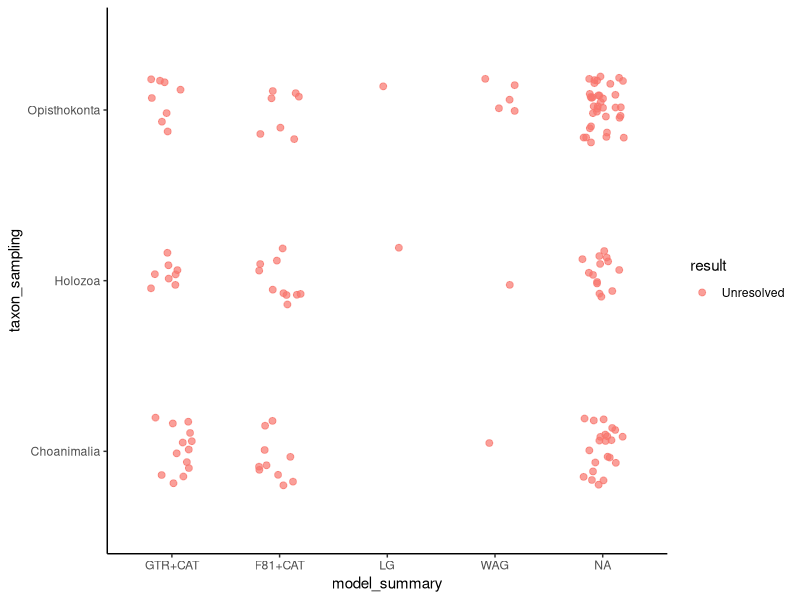

Write the R code that produced this figure.
## ---- chunk 1
knitr::opts_chunk$set(
	message = FALSE,
	warning = FALSE,
	echo=FALSE,
	dpi=300,
	cache=TRUE
	)
## ---- chunk 2
library( tidyverse )
library( magrittr )
## ---- chunk 3
cteno_color = "#F8766D"
poro_color = "#00BA38"
unresolved_color = "#6F94CD"

papers = read_tsv( "tables/papers.tsv" )
datasets = read_tsv( "tables/datasets.tsv" )
analyses = 
	read_tsv( "tables/analyses.tsv", col_types = 'icccccccccclnnnnccc' ) %>%
	mutate( taxon_sampling = factor( taxon_sampling, levels= c( 'Choanimalia', 'Holozoa', 'Opisthokonta' ) ) )

bootstrap_threshold = 90
posterior_prob_threshold = 95

analyses$result = "Unresolved"
analyses$result[ ( analyses$inference == "Bayesian" ) & (analyses$support_porifera_sister >= posterior_prob_threshold) ] = "Porifera-sister"
analyses$result[ ( analyses$inference == "Bayesian" ) & (analyses$support_ctenophora_sister >= posterior_prob_threshold) ] = "Ctenophora-sister"
analyses$result[ ( analyses$inference == "ML" ) &       (analyses$support_porifera_sister >= bootstrap_threshold) ] = "Porifera-sister"
analyses$result[ ( analyses$inference == "ML" ) &       (analyses$support_ctenophora_sister >= bootstrap_threshold) ] = "Ctenophora-sister"
analyses$result = factor( analyses$result )

analyses$model_summary = analyses$model_rate_matrix
long_summary = paste(analyses$model_rate_matrix, analyses$model_equilibrium, sep="+")
analyses$model_summary[ ! is.na(analyses$model_equilibrium) ] = long_summary[ ! is.na(analyses$model_equilibrium) ]
analyses$model_summary[ grepl("WAG", analyses$model_summary) ] = "WAG" # Simplify WAG
analyses$model_summary = factor( analyses$model_summary, levels=c("GTR+CAT", "F81+CAT", "LG", "WAG") )

## ---- chunk 4

analyses %>% 
	ggplot( aes(x=model_summary, y=taxon_sampling, col=result) ) +
		geom_jitter( width = 0.20, height = 0.20, alpha=0.7, size=2 ) +
		theme_classic()
